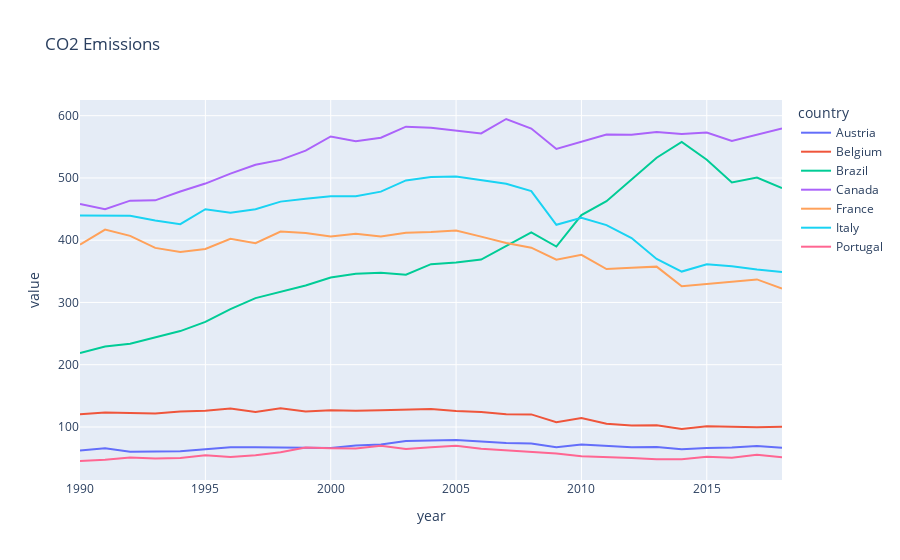

Notebook code for this chart:
### Code cell
df = df[df['year'] > 1970].dropna()
df = df[df['country'].isin(['Austria','Brazil','Belgium','Canada','France','Italy',
'Portugal','Chile','South Africa','India'])]
import plotly.express as px
fig = px.line(df, x='year', y=['co2'],
labels='co2',color = df['country'],title = 'CO2 Emissions')
fig.show()

### Figure 1 — Plotly figure (JSON) as saved in the notebook; plotly's stock layout.template omitted (floating-point values rounded to 4 significant figures)
{"data": [{"hovertemplate": "country=Austria<br>variable=co2<br>year=%{x}<br>value=%{y}<extra></extra>", "legendgroup": "Austria", "line": {"color": "#636efa", "dash": "solid"}, "marker": {"symbol": "circle"}, "mode": "lines", "name": "Austria", "orientation": "v", "showlegend": true, "type": "scatter", "x": [1990, 1991, 1992, 1993, 1994, 1995, 1996, 1997, 1998, 1999, 2000, 2001, 2002, 2003, 2004, 2005, 2006, 2007, 2008, 2009, 2010, 2011, 2012, 2013, 2014, 2015, 2016, 2017, 2018], "xaxis": "x", "y": [62.14, 65.74, 60.24, 60.66, 61.03, 64.01, 67.36, 67.25, 66.89, 65.64, 66.14, 70.14, 71.94, 77.45, 77.67, 79.07, 76.8, 74.1, 73.47, 67.29, 72, 69.89, 67.26, 67.76, 64.16, 66.35, 67.22, 69.6, 66.56], "yaxis": "y"}, {"hovertemplate": "country=Belgium<br>variable=co2<br>year=%{x}<br>value=%{y}<extra></extra>", "legendgroup": "Belgium", "line": {"color": "#EF553B", "dash": "solid"}, "marker": {"symbol": "circle"}, "mode": "lines", "name": "Belgium", "orientation": "v", "showlegend": true, "type": "scatter", "x": [1990, 1991, 1992, 1993, 1994, 1995, 1996, 1997, 1998, 1999, 2000, 2001, 2002, 2003, 2004, 2005, 2006, 2007, 2008, 2009, 2010, 2011, 2012, 2013, 2014, 2015, 2016, 2017, 2018], "xaxis": "x", "y": [120.3, 123.4, 122.5, 121.4, 124.8, 125.9, 129.5, 124.0, 130.2, 124.7, 126.7, 126.1, 126.9, 128.2, 128.8, 125.6, 123.9, 120.5, 120.2, 107.7, 114.5, 105.0, 102.4, 102.7, 96.87, 101.1, 99.87, 99.45, 100.2], "yaxis": "y"}, {"hovertemplate": "country=Brazil<br>variable=co2<br>year=%{x}<br>value=%{y}<extra></extra>", "legendgroup": "Brazil", "line": {"color": "#00cc96", "dash": "solid"}, "marker": {"symbol": "circle"}, "mode": "lines", "name": "Brazil", "orientation": "v", "showlegend": true, "type": "scatter", "x": [1990, 1991, 1992, 1993, 1994, 1995, 1996, 1997, 1998, 1999, 2000, 2001, 2002, 2003, 2004, 2005, 2006, 2007, 2008, 2009, 2010, 2011, 2012, 2013, 2014, 2015, 2016, 2017, 2018], "xaxis": "x", "y": [218.7, 229.4, 233.6, 244.3, 254.0, 268.7, 289.3, 306.9, 317.4, 327.3, 340.2, 346.2, 347.8, 344.6, 361.4, 364.4, 368.9, 390.6, 412.6, 389.8, 440.3, 462.6, 498.3, 532.4, 557.9, 529.4, 492.7, 500.8, 483.7], "yaxis": "y"}, {"hovertemplate": "country=Canada<br>variable=co2<br>year=%{x}<br>value=%{y}<extra></extra>", "legendgroup": "Canada", "line": {"color": "#ab63fa", "dash": "solid"}, "marker": {"symbol": "circle"}, "mode": "lines", "name": "Canada", "orientation": "v", "showlegend": true, "type": "scatter", "x": [1990, 1991, 1992, 1993, 1994, 1995, 1996, 1997, 1998, 1999, 2000, 2001, 2002, 2003, 2004, 2005, 2006, 2007, 2008, 2009, 2010, 2011, 2012, 2013, 2014, 2015, 2016, 2017, 2018], "xaxis": "x", "y": [458.0, 449.7, 463.5, 464.0, 478.3, 491.0, 507, 521.3, 529.0, 543.7, 566.6, 559.0, 564.7, 582.3, 580.8, 575.9, 571.4, 594.7, 579.4, 546.6, 558.8, 569.9, 569.3, 573.7, 570.6, 573.1, 559.6, 569.4, 579.5], "yaxis": "y"}, {"hovertemplate": "country=France<br>variable=co2<br>year=%{x}<br>value=%{y}<extra></extra>", "legendgroup": "France", "line": {"color": "#FFA15A", "dash": "solid"}, "marker": {"symbol": "circle"}, "mode": "lines", "name": "France", "orientation": "v", "showlegend": true, "type": "scatter", "x": [1990, 1991, 1992, 1993, 1994, 1995, 1996, 1997, 1998, 1999, 2000, 2001, 2002, 2003, 2004, 2005, 2006, 2007, 2008, 2009, 2010, 2011, 2012, 2013, 2014, 2015, 2016, 2017, 2018], "xaxis": "x", "y": [393.0, 417.1, 407.0, 387.7, 381.0, 386.0, 402.4, 395.2, 413.9, 411.5, 405.9, 410.5, 406.0, 411.9, 413.1, 415.5, 405.8, 395.4, 388.0, 368.6, 376.6, 353.7, 355.9, 357.5, 325.9, 329.9, 333.6, 337.0, 322.4], "yaxis": "y"}, {"hovertemplate": "country=Italy<br>variable=co2<br>year=%{x}<br>value=%{y}<extra></extra>", "legendgroup": "Italy", "line": {"color": "#19d3f3", "dash": "solid"}, "marker": {"symbol": "circle"}, "mode": "lines", "name": "Italy", "orientation": "v", "showlegend": true, "type": "scatter", "x": [1990, 1991, 1992, 1993, 1994, 1995, 1996, 1997, 1998, 1999, 2000, 2001, 2002, 2003, 2004, 2005, 2006, 2007, 2008, 2009, 2010, 2011, 2012, 2013, 2014, 2015, 2016, 2017, 2018], "xaxis": "x", "y": [439.6, 439.1, 439.3, 431.6, 425.8, 449.8, 444.0, 449.8, 461.9, 466.4, 470.5, 470.6, 478.0, 496.0, 501.6, 502.3, 496.9, 490.6, 478.9, 424.7, 436.2, 424.3, 403.4, 369.8, 349.6, 361.3, 358.1, 352.9, 349.0], "yaxis": "y"}, {"hovertemplate": "country=Portugal<br>variable=co2<br>year=%{x}<br>value=%{y}<extra></extra>", "legendgroup": "Portugal", "line": {"color": "#FF6692", "dash": "solid"}, "marker": {"symbol": "circle"}, "mode": "lines", "name": "Portugal", "orientation": "v", "showlegend": true, "type": "scatter", "x": [1990, 1991, 1992, 1993, 1994, 1995, 1996, 1997, 1998, 1999, 2000, 2001, 2002, 2003, 2004, 2005, 2006, 2007, 2008, 2009, 2010, 2011, 2012, 2013, 2014, 2015, 2016, 2017, 2018], "xaxis": "x", "y": [45.33, 47.15, 50.98, 49.5, 50.28, 54.54, 51.84, 54.71, 59.27, 66.91, 65.7, 65.26, 69.75, 64.65, 67.5, 69.71, 64.93, 62.45, 60.12, 57.22, 53.02, 51.81, 49.98, 48.18, 47.96, 52.29, 50.46, 55.23, 51.49], "yaxis": "y"}], "layout": {"legend": {"title": {"text": "country"}, "tracegroupgap": 0}, "title": {"text": "CO2 Emissions"}, "xaxis": {"anchor": "y", "domain": [0, 1], "title": {"text": "year"}}, "yaxis": {"anchor": "x", "domain": [0, 1], "title": {"text": "value"}}}}
